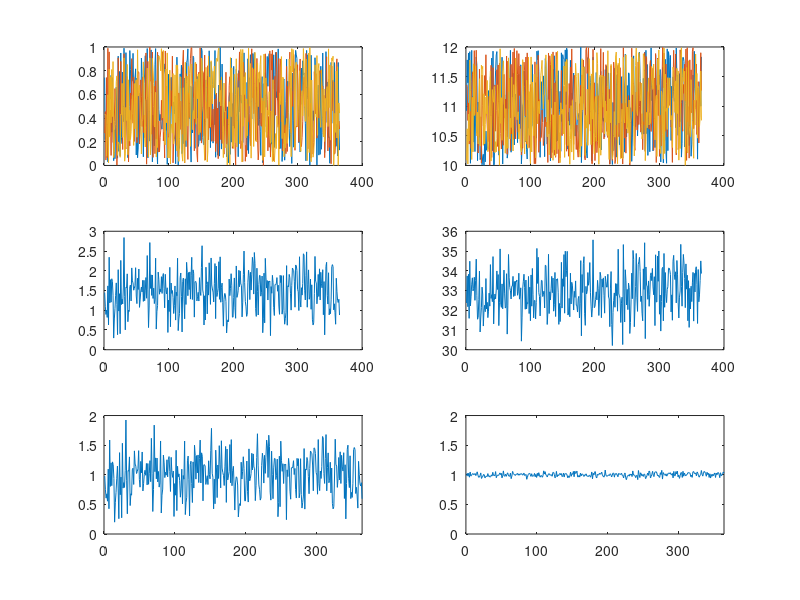

Reproduce this figure in MATLAB. (Note: this script raises an error after producing the figure.)
clear all
close all

%You better see "egSTDforSeveralVariables.m" (it is a better and more complete example).

time=[1:365];

x1=rand(365,1); %Phyto.
x2=rand(365,1);
x3=rand(365,1);

y1=10+(rand(365,1)*2); %Zoo.
y2=10+(rand(365,1)*2);
y3=10+(rand(365,1)*2);

x=x1+x2+x3; %PhyTot.
y=y1+y2+y3; %ZooTot.

%%%%%%%%%%%%%
%INDIV. CONC:
%%%%%%%%%%%%%

%%%%%%%%%%%%%
%CONC. TOTAL:
%%%%%%%%%%%%%
%............
pvarx=var(x);
vary=var(y);
covxy=cov(x,y);
%............
sumCovXY=sum(covxy(:));
SqrtSumCovXY=sqrt(sumCovXY); %Output.
%............

%%%%%%%%%%%%%%%%%%%%%%%%%%%%%%%%%%%%%%%%%%%%%%%%%%%%%%%
%NORMALIZE DATA, (X+Y) ADDITION, AFTER STD CALCULATION:
%%%%%%%%%%%%%%%%%%%%%%%%%%%%%%%%%%%%%%%%%%%%%%%%%%%%%%%
sumxy=x+y;
meanSumXY=mean(sumxy);

CV=SqrtSumCovXY/meanSumXY;
CVbis=std(sumxy)/meanSumXY;

%%%%%%%%%%%%%%%%%%%%%%%%%%%%%%%%%%%%%%%%%%%%%%%%%%%%%%%%%%%%%%%%%%%
%NORMALIZE DATA, (X) and (Y) INDEPENDENTLY, BEFORE STD CALCULATION:
%%%%%%%%%%%%%%%%%%%%%%%%%%%%%%%%%%%%%%%%%%%%%%%%%%%%%%%%%%%%%%%%%%%
xx=x/mean(x);
yy=y/mean(y);
ssumxy=xx+yy;

vvarx=var(xx);
vvary=var(yy);
ccovxy=cov(xx,yy);
%............
ssumCovXY=sum(ccovxy(:));
SSqrtSumCovXY=sqrt(ssumCovXY); %Output.
%............

CCV=SSqrtSumCovXY;
CCVbis=std(ssumxy);

%....
SqrtSumCovXYout=[SqrtSumCovXY,SSqrtSumCovXY]
CVout=[CV,CVbis]
CCVout=[CCV,CCVbis]

%%%%%%
%PLOT:
%%%%%%
figure(1)
subplot(3,2,1)
plot(time,x1,time,x2,time,x3)
subplot(3,2,2)
plot(time,y1,time,y2,time,y3)
subplot(3,2,3)
plot(time,x)
subplot(3,2,4)
plot(time,y)
subplot(3,2,5)
plot(time,xx)
axis([0 +inf, 0 2])
subplot(3,2,6)
plot(time,yy)
axis([0 +inf, 0 2])

%%%%%%%%%%%%%%%%%%
%USING MY PROGRAM:
%%%%%%%%%%%%%%%%%%
%................................
[STDcase1,starSTDcase1]=mySTDforSeveralVariables([x1,x2,x3,y1,y2,y3]);
%................................
[STDcase2,starSTDcase2]=mySTDforSeveralVariables([x,y]);
%................................
[STDcase1phy,starSTDcase1phy]=mySTDforSeveralVariables([x1,x2,x3]);
[STDcase1zoo,starSTDcase1zoo]=mySTDforSeveralVariables([y1,y2,y3]);
%................................
[STDcase2phy,starSTDcase2phy]=mySTDforSeveralVariables(x);
[STDcase2zoo,starSTDcase2zoo]=mySTDforSeveralVariables(y);
%................................

disp('=================')
STDcase1case2=[STDcase1,STDcase2]
STDcase1case2phy=[STDcase1phy,STDcase2phy]
STDcase1case2zoo=[STDcase1zoo,STDcase2zoo]
disp('=================')
starSTDcase1case2=[starSTDcase1,starSTDcase2]
starSTDcase1case2phy=[starSTDcase1phy,starSTDcase2phy]
starSTDcase1case2zoo=[starSTDcase1zoo,starSTDcase2zoo]
disp('=================')

